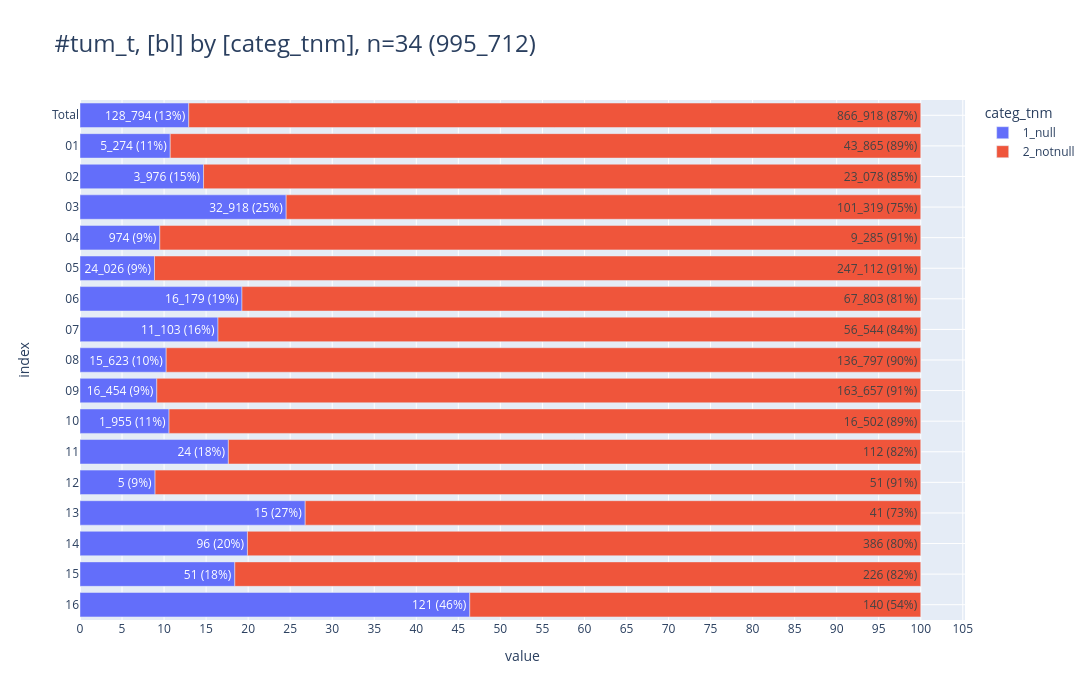

Notebook code for this chart:
### Markdown cell above
### <a id='toc1_5_9_'></a>[Grading 2](#toc0_)
- **Filter: DJ = 2020-2024, kein DCO, gradingrelevante ICD10+HISC**

### Code cell
FILTER = """
        DJ between 2020 and 2024
        and DCO = 2
        and (
        left(ICDGM10, 1) ='C' 
        and
            (
                right(left(ICDGM10,3), 2)::int8 between 00 and 33
                or right(left(ICDGM10,3), 2)::int8 between 50 and 57
                or right(left(ICDGM10,3), 2)::int8 between 63 and 68
                or right(left(ICDGM10,3), 2)::int8 = 60
            )
        and left(HISC,4)::int between 8010 and 8576
        and GKZbl::int between 1 and 16
        )
"""
db_grad=con.sql(query=f"""--sql
    with t1 as (
        select
            GKZbl as bl,
            case
                when GRAD is null then '1_null'
                else '2_notnull' end as categ_tnm,
        from Tumor4
        where True
        and {FILTER}
    )
    select * from t1
""")

# tbl.descr_db(db_grad, "db_grad")

hlp.print_filter(FILTER)

pls.plot_stacked_bars(
    db_grad.to_df().iloc[:,:2],
    relative=True,
    show_total=True,
    orientation="h",
    show_pct_bar=True,
    caption="tum_t",
    height=700,
    width=1600,
    # kkr_col="z_kkr_label"
)

### Figure 1 — Plotly figure (JSON) as saved in the notebook; plotly's stock layout.template omitted (floating-point values rounded to 4 significant figures)
{"data": [{"hovertemplate": "col=1_null<br>value=%{x}<br>index=%{y}<br>cnt_pct_bar_str=%{text}<extra></extra>", "legendgroup": "1_null", "marker": {"color": "#636EFA", "pattern": {"shape": ""}}, "name": "1_null", "orientation": "h", "showlegend": true, "text": ["128_794 (13%)", "5_274 (11%)", "3_976 (15%)", "32_918 (25%)", "974 (9%)", "24_026 (9%)", "16_179 (19%)", "11_103 (16%)", "15_623 (10%)", "16_454 (9%)", "1_955 (11%)", "24 (18%)", "5 (9%)", "15 (27%)", "96 (20%)", "51 (18%)", "121 (46%)"], "textposition": "auto", "type": "bar", "x": [128794, 5274, 3976, 32918, 974, 24026, 16179, 11103, 15623, 16454, 1955, 24, 5, 15, 96, 51, 121], "xaxis": "x", "y": [" Total", "01", "02", "03", "04", "05", "06", "07", "08", "09", "10", "11", "12", "13", "14", "15", "16"], "yaxis": "y"}, {"hovertemplate": "col=2_notnull<br>value=%{x}<br>index=%{y}<br>cnt_pct_bar_str=%{text}<extra></extra>", "legendgroup": "2_notnull", "marker": {"color": "#EF553B", "pattern": {"shape": ""}}, "name": "2_notnull", "orientation": "h", "showlegend": true, "text": ["866_918 (87%)", "43_865 (89%)", "23_078 (85%)", "101_319 (75%)", "9_285 (91%)", "247_112 (91%)", "67_803 (81%)", "56_544 (84%)", "136_797 (90%)", "163_657 (91%)", "16_502 (89%)", "112 (82%)", "51 (91%)", "41 (73%)", "386 (80%)", "226 (82%)", "140 (54%)"], "textposition": "auto", "type": "bar", "x": [866918, 43865, 23078, 101319, 9285, 247112, 67803, 56544, 136797, 163657, 16502, 112, 51, 41, 386, 226, 140], "xaxis": "x", "y": [" Total", "01", "02", "03", "04", "05", "06", "07", "08", "09", "10", "11", "12", "13", "14", "15", "16"], "yaxis": "y"}], "layout": {"barmode": "relative", "barnorm": "percent", "height": 700, "legend": {"title": {"text": "categ_tnm"}, "tracegroupgap": 0, "traceorder": "normal"}, "title": {"font": {"size": 24}, "text": "#tum_t, [bl] by [categ_tnm], n=34 (995_712)", "xanchor": "left", "y": 0.95, "yanchor": "top"}, "width": 1600, "xaxis": {"anchor": "y", "domain": [0, 1], "dtick": 5, "gridwidth": 1, "showgrid": true, "title": {"text": "value"}}, "yaxis": {"anchor": "x", "categoryarray": ["16", "15", "14", "13", "12", "11", "10", "09", "08", "07", "06", "05", "04", "03", "02", "01", " Total"], "categoryorder": "array", "domain": [0, 1], "gridwidth": 1, "showgrid": true, "title": {"text": "index"}}}}
